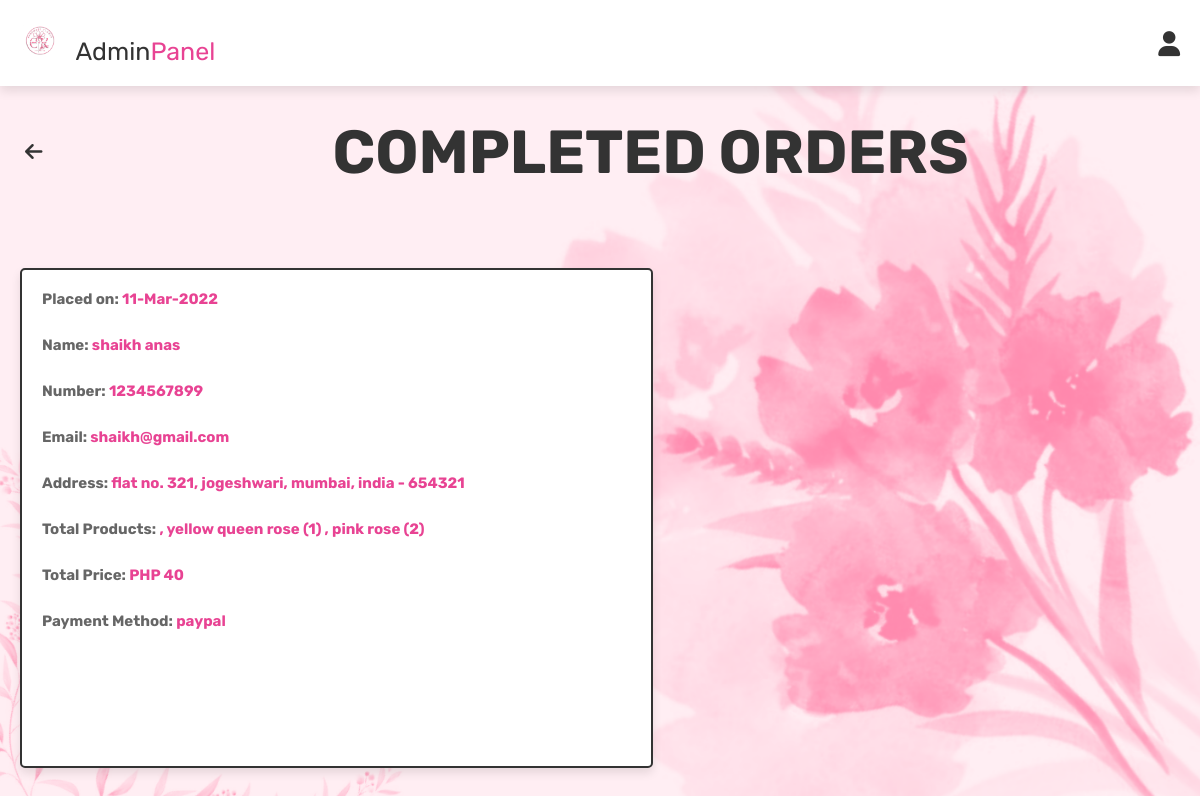
Before: /completed-orders.php with the older database file.
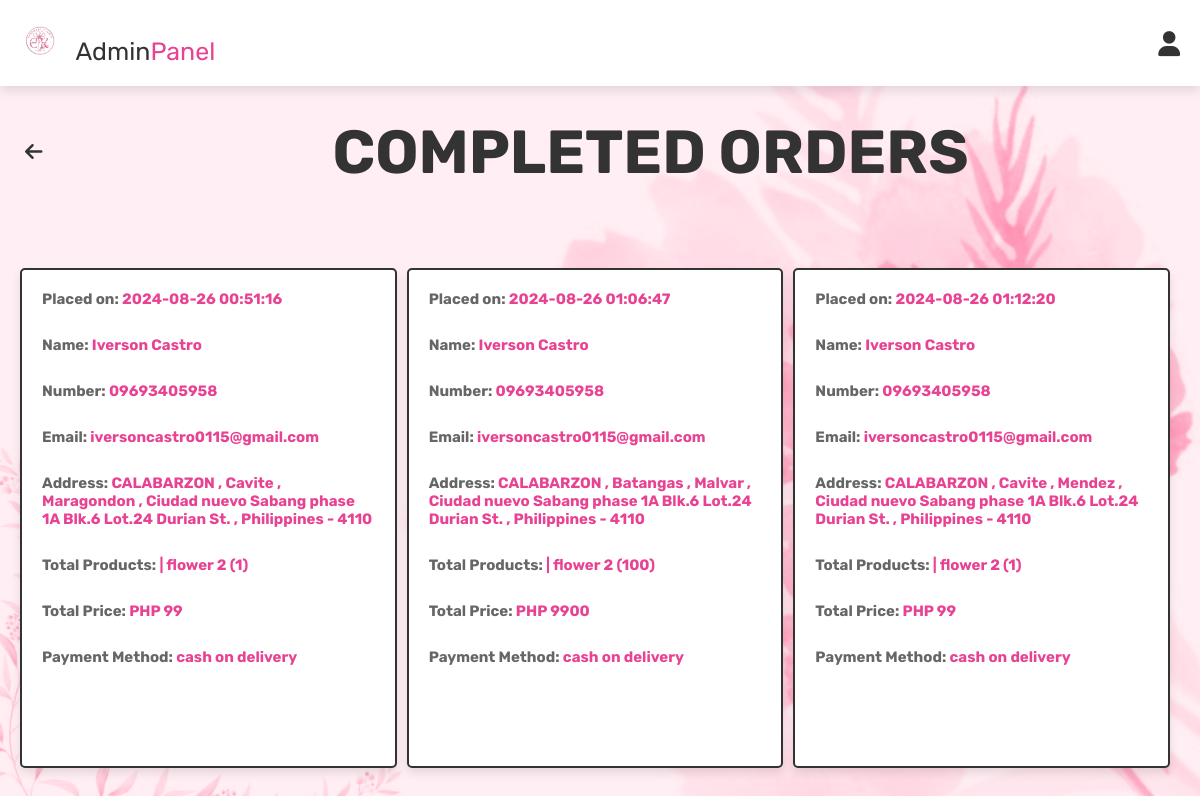
After: the same page with the newer database file.
### tables this page shows
CREATE TABLE `orders` (
  `id` int(100) NOT NULL,
  `user_id` int(100) NOT NULL,
  `name` varchar(100) NOT NULL,
  `number` varchar(12) NOT NULL,
  `email` varchar(100) NOT NULL,
  `method` varchar(50) NOT NULL,
  `address` varchar(500) NOT NULL,
  `total_products` varchar(1000) NOT NULL,
  `total_price` int(100) NOT NULL,
  `placed_on` varchar(50) NOT NULL,
  `payment_status` varchar(20) NOT NULL DEFAULT 'pending'
);

### completed-orders.php (the view, shortened to what this page needs)
<?php
@include 'config.php';
$select_orders = mysqli_query($conn, "SELECT * FROM orders WHERE payment_status = 'Completed'") or die('query failed');
$completed_orders = mysqli_fetch_all($select_orders, MYSQLI_ASSOC);
?>
<!DOCTYPE html>
<html lang="en">
<head>
   <link rel="stylesheet" href="https://cdnjs.cloudflare.com/ajax/libs/font-awesome/6.0.0/css/all.min.css">
   <link rel="stylesheet" href="./css/admin_style.css" />
</head>
<body>
   <?php @include 'admin_header.php'; ?>
   <section class="heading">
      <a href="admin_page.php" class="navlink">
         <i class="fas fa-arrow-left"></i>
         <h3>COMPLETED ORDERS</h3>
      </a>
   </section>
   <section class="orders">
      <h1 class="completed-order">
         <div class="box-container">
            <?php foreach ($completed_orders as $order) { ?>
               <div class="box">
                  <div class="box-text">
                     <p>Placed on: <span><?php echo $order['placed_on']; ?></span></p><br>
                     <p>Name: <span><?php echo $order['name']; ?></span></p><br>
                     <p>Number: <span><?php echo $order['number']; ?></span></p><br>
                     <p>Email: <span><?php echo $order['email']; ?></span></p><br>
                     <p>Address: <span><?php echo $order['address']; ?></span></p><br>
                     <p>Total Products: <span><?php echo $order['total_products']; ?></span></p><br>
                     <p>Total Price: <span>PHP <?php echo $order['total_price']; ?></span></p><br>
                     <p>Payment Method: <span><?php echo $order['method']; ?></span></p>
                  </div>
               </div>
            <?php } ?>
         </div>
      </h1>
   </section>
</body>
</html>

### admin_header.php (shortened to what this page needs)
<header class="header">
   <div class="flex">
   <div class="logo">
            <img src="images/logo_transparent.png" alt="  ">
            <a href="admin_page.php" class="logo">Admin<span>Panel</span></a>
        </div>
      <div class="icons">
         <div id="user-btn" class="fas fa-user"></div>
      </div>
   </div>
</header>

### css/admin_style.css (style rules this page uses)
:root { --pink:#e84393; --red:#c0392b; --orange:#f39c12; --black:#333; --white:#fff; --light-color:#666; --light-white:#ccc; --light-bg:#f5f5f5; --border:.2rem solid var(--black); --box-shadow:0 .5rem 1rem rgba(0,0,0,.1); }
* { font-family: 'Rubik', sans-serif; margin:0; padding:0; box-sizing: border-box; outline: none; border:none; text-decoration: none; transition:all .2s linear; }
html { font-size: 62.5%; overflow-x: hidden; scroll-behavior: smooth; scroll-padding-top: 6.5rem; }
body { background: var(--light-bg); }
section { padding:3rem 2rem; }
.header { position: sticky; top:0; left:0; right:0; z-index: 1000; background-color: var(--white); box-shadow: var(--box-shadow); }
.header .flex { display: flex; align-items: center; justify-content: space-between; padding:2rem; max-width: 1200px; margin:0 auto; position: relative; }
.header .flex .icons div { font-size: 2.5rem; margin-left: 1.7rem; cursor: pointer; color:var(--black); }
.header .flex .logo { font-size: 2.5rem; color:var(--black); }
.header .flex .logo img { height: 40px; margin-right: 10px; }
.header .flex .logo span { color:var(--pink); }
.navlink { display: flex; align-items: center; text-decoration: none; color: #333; font-size: 16px; }
.navlink i { margin-left: 5px; font-size: 20px; transition: transform 0.3s ease; }
.orders { display: grid; grid-template-columns: repeat(auto-fit, 33rem); gap:1.5rem; align-items: flex-start; max-width: 1200px; margin: 20 auto; justify-content: center; column-gap: normal; }
.orders .box-container .box { padding:2rem; border:var(--border); background-color: var(--white); box-shadow: var(--box-shadow); border-radius: .5rem; height: 450px; }
.orders .box-container .box .box-text { height: 435px; }
.orders .box-container .box .box-text p { margin-bottom: 1rem; font-size: 2rem; color:var(--light-color); }
.orders .box-container .box .box-text p span { color:var(--pink); }

### completed-orders.php (style rules this page uses)
body { background-image: url('images/background_no-logo.png'); background-size: cover; background-repeat: no-repeat; }
.orders { display: block; max-width: 1200px; margin: 20px auto; }
.orders .box-container { display: grid; grid-template-columns: auto auto auto auto; column-gap: 10px; row-gap: 10px; }
.orders .box-container .box { padding: 2rem; border: var(--border); background-color: var(--white); box-shadow: var(--box-shadow); border-radius: .5rem; height: 500px; }
.orders .box-container .box .box-text { height: 435px; }
.orders .box-container .box .box-text p { margin-bottom: 1rem; font-size: 1.5rem; color: var(--light-color); }
.orders .box-container .box .box-text p span { color: var(--pink); }
h3 { margin-left: 25%; font-size: 380%; }

Changed rows visible on the page:
removed orders: placed_on "11-Mar-2022", name "shaikh anas", number "1234567899", email "shaikh@gmail.com", address "flat no. 321, jogeshwari, mumbai, india - 654321", total_products ", yellow queen rose (1) , pink rose (2)", total_price "40", method "paypal"
added orders: placed_on "2024-08-26 00:51:16", name "Iverson Castro", number "09693405958", email "iversoncastro0115@gmail.com", address "CALABARZON , Cavite , Maragondon , Ciudad nuevo Sabang phase 1A Blk.6 Lot.24 Durian St. , Philippines - 4110", total_products "| flower 2 (1)", total_price "99", method "cash on delivery"
added orders: placed_on "2024-08-26 01:06:47", name "Iverson Castro", number "09693405958", email "iversoncastro0115@gmail.com", address "CALABARZON , Batangas , Malvar , Ciudad nuevo Sabang phase 1A Blk.6 Lot.24 Durian St. , Philippines - 4110", total_products "| flower 2 (100)", total_price "9900", method "cash on delivery"
added orders: placed_on "2024-08-26 01:12:20", name "Iverson Castro", number "09693405958", email "iversoncastro0115@gmail.com", address "CALABARZON , Cavite , Mendez , Ciudad nuevo Sabang phase 1A Blk.6 Lot.24 Durian St. , Philippines - 4110", total_products "| flower 2 (1)", total_price "99", method "cash on delivery"
